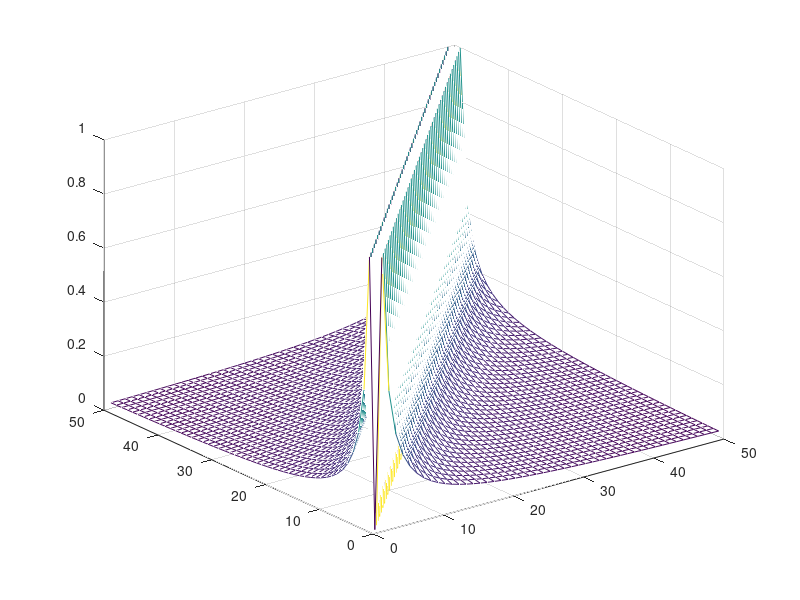
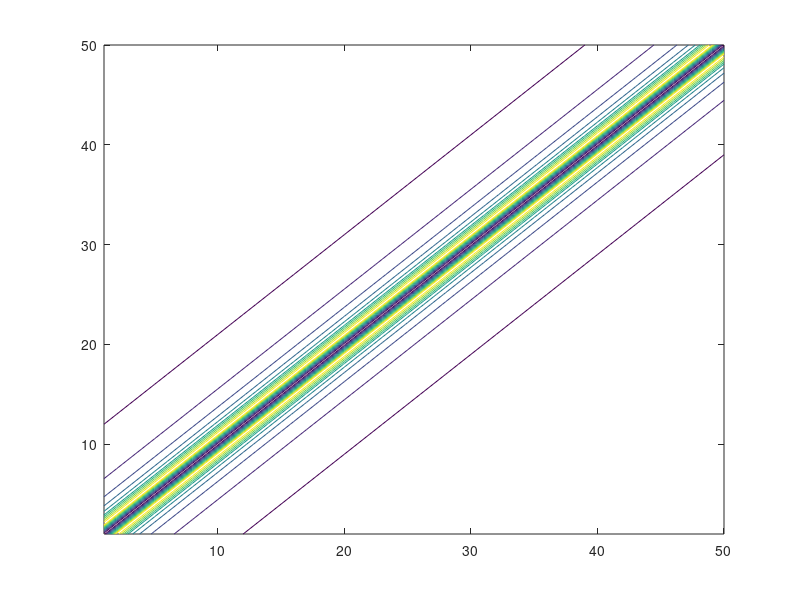
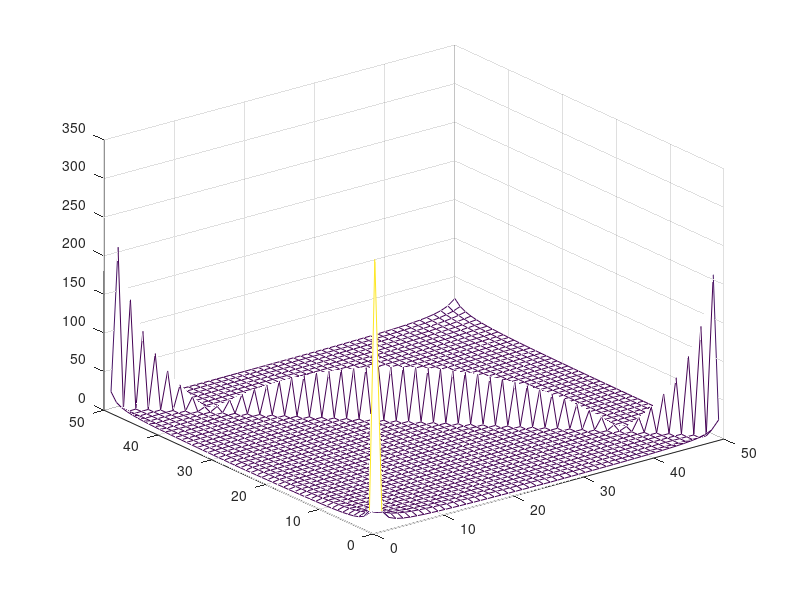

The MATLAB script that drew these images, in order:
clear all
clf
for i = 1:50
    for j=1:50
        A(i,j) = 1/abs(i-j);
        if(i==j) 
            A(i,j) = 0;
        end

    end
end

figure(1)
mesh(A)
figure(2)
contour(A)
figure(3)
mesh(abs(fft2(A)))

inv(A)
det(A)
[x,y] = eig(A);

